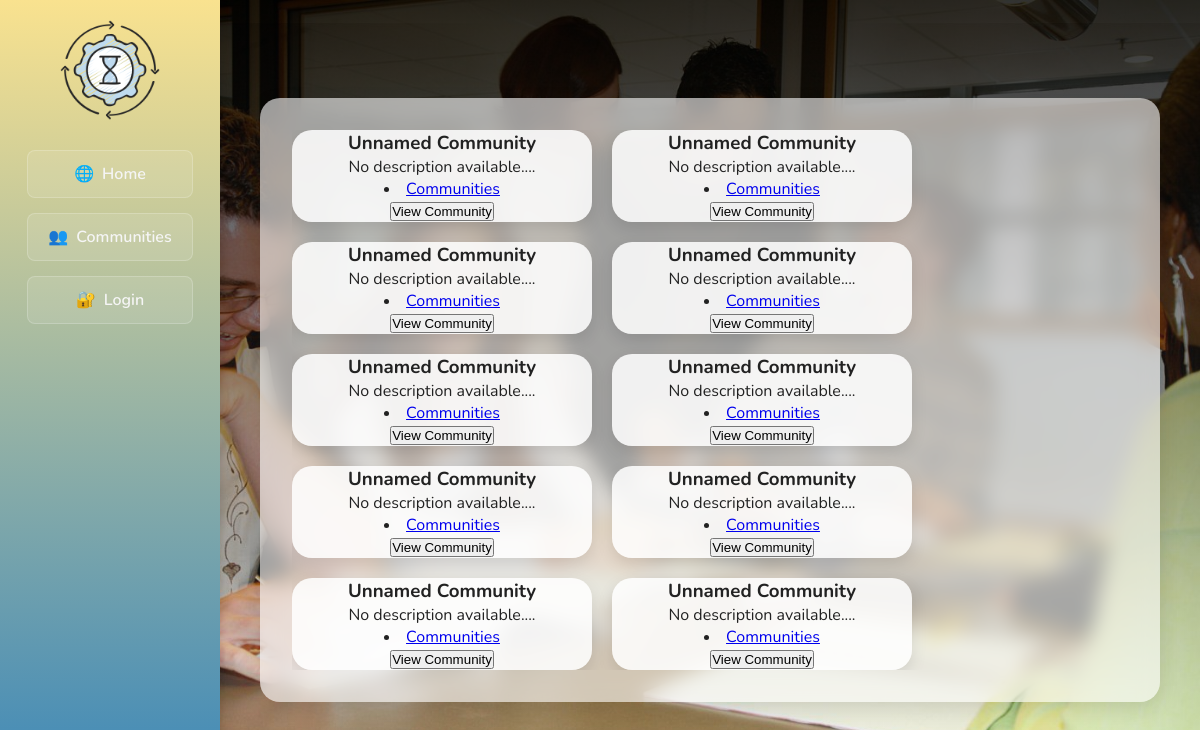
/communities, run on the app's committed database.
### tables this page shows
CREATE TABLE Communities (
    CommunityID INTEGER PRIMARY KEY,
    CommunityName TEXT NOT NULL
);

### main.py (the view)
@app.route("/communities", methods=["GET"])
def communities():
    conn = get_db_connection()
    communities_list = conn.execute("SELECT * FROM Communities").fetchall()
    conn.close()
    return render_template("communities.html", communities=communities_list)

### main.py (called while the page is built)
def get_db_connection():
    conn = sqlite3.connect("database/data_source.db")
    conn.row_factory = sqlite3.Row
    return conn

### templates/communities.html (shortened to what this page needs)
{% extends 'layout.html' %} {% block title %}Communities - Liveli{% endblock %}
{% block content %}
<div class="card-container" style="max-height: 600px; overflow-y: auto">
  {% for community in communities %}
  <div class="card">
    <h3>{{ community.name or 'Unnamed Community' }}</h3>
    <p>
      {{ community.description[:120] if community.description else 'No
      description available.' }}...
    </p>
    <li><a href="{{ url_for('communities') }}">Communities</a></li>
      <button>View Community</button>
  </div>
  {% endfor %}
</div>
{% endblock %}

### templates/layout.html (shortened to what this page needs)
<!DOCTYPE html>
<html lang="en">
  <head>
    <link
      rel="stylesheet"
      href="{{ url_for('static', filename='css/style.css') }}"
    />
  </head>
  <body>
    <div class="layout">
      <aside class="sidebar">
        <img
          src="{{ url_for('static', filename='images/Favicon.png') }}"
          alt="Liveli Logo"
          class="sidebar-logo"
        />
        <nav>
          <ul>
            <li><a href="{{ url_for('index') }}">Home</a></li>
            <li><a href="{{ url_for('communities') }}">Communities</a></li>
            {% if 'user_id' in session %}
            <li><a href="{{ url_for('friends') }}">Friends</a></li>
            <li><a href="{{ url_for('logout') }}">Logout</a></li>
            {% else %}
            <li><a href="{{ url_for('login') }}">Login</a></li>
            {% endif %}
          </ul>
        </nav>
      </aside>
      <main class="content">{% block content %}{% endblock %}</main>
    </div>
  </body>
</html>

### static/css/style.css (style rules this page uses)
* { margin: 0; padding: 0; box-sizing: border-box; }
body { font-family: "Poppins", "Nunito", sans-serif; font-size: 1rem; color: #2a2a2a; background: linear-gradient(135deg, #e8f1f2 0%, #dceefb 100%); }
main { max-width: 900px; margin: auto; padding: 1rem; text-align: center; }
.layout { display: flex; min-height: 100vh; }
.sidebar-logo { width: 100px; margin-bottom: 30px; }
.sidebar nav ul { list-style: none; padding: 0; margin: 0; width: 100%; display: flex; flex-direction: column; gap: 15px; }
.sidebar nav ul li a { display: flex; align-items: center; justify-content: center; gap: 8px; padding: 12px 20px; border-radius: 8px; text-decoration: none; font-weight: 600; color: #f5f5f5; background: rgba(255, 255, 255, 0.1); border: 1px solid rgba(255, 255, 255, 0.2); transition: all 0.3s ease; }
.sidebar nav ul li:nth-child(1) a::before { content: "🌐"; }
.sidebar nav ul li:nth-child(2) a::before { content: "👥"; }
.sidebar nav ul li:nth-child(3) a::before { content: "🔐"; }
.content { flex: 1; padding: 2rem; background: rgba(255, 255, 255, 0.6); backdrop-filter: blur(10px); border-radius: 20px; box-shadow: 0 6px 20px rgba(0, 0, 0, 0.1); }
.card-container { display: flex; flex-wrap: wrap; gap: 20px; justify-content: flex-start; }
.card { background: rgba(255, 255, 255, 0.85); border-radius: 20px; box-shadow: 0 6px 16px rgba(0, 0, 0, 0.1); transition: transform 0.3s ease, box-shadow 0.3s ease; width: 100%; max-width: 300px; text-align: center; overflow: hidden; }

### data on the page
Communities: name "Unnamed Community", description "No description available."
Communities: name "Unnamed Community", description "No description available."
Communities: name "Unnamed Community", description "No description available."
Communities: name "Unnamed Community", description "No description available."
Communities: name "Unnamed Community", description "No description available."
Communities: name "Unnamed Community", description "No description available."
Communities: name "Unnamed Community", description "No description available."
Communities: name "Unnamed Community", description "No description available."
Communities: name "Unnamed Community", description "No description available."
Communities: name "Unnamed Community", description "No description available."
